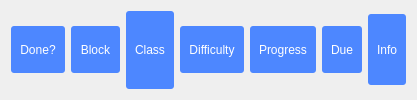
         <widget class="QFrame" name="topbar">
          <property name="styleSheet">
           <string notr="true">QGroupBox{
	border-radius:3px;
	background:rgb(77, 135, 255);
}
QLabel{
	color:rgb(255, 255, 255);
	background:rgb(77, 135, 255);
}</string>
          </property>
          <layout class="QHBoxLayout" name="horizontalLayout_46">
           <item>
            <widget class="QGroupBox" name="donetodo">
             <property name="maximumSize">
              <size>
               <width>69</width>
               <height>47</height>
              </size>
             </property>
             <property name="title">
              <string/>
             </property>
             <layout class="QHBoxLayout" name="horizontalLayout_44">
              <item>
               <widget class="QLabel" name="donenametodo">
                <property name="text">
                 <string>Done?</string>
                </property>
                <property name="alignment">
                 <set>Qt::AlignCenter</set>
                </property>
               </widget>
              </item>
             </layout>
            </widget>
           </item>
           <item>
            <widget class="QGroupBox" name="blocktodo">
             <property name="maximumSize">
              <size>
               <width>64</width>
               <height>47</height>
              </size>
             </property>
             <property name="title">
              <string/>
             </property>
             <layout class="QHBoxLayout" name="horizontalLayout_41">
              <item>
               <widget class="QLabel" name="blocknametodo">
                <property name="text">
                 <string>Block</string>
                </property>
                <property name="alignment">
                 <set>Qt::AlignCenter</set>
                </property>
               </widget>
              </item>
             </layout>
            </widget>
           </item>
           <item>
            <widget class="QGroupBox" name="classinsidetodo">
             <property name="title">
              <string/>
             </property>
             <layout class="QHBoxLayout" name="horizontalLayout_40">
              <item>
               <widget class="QLabel" name="classnametodo">
                <property name="text">
                 <string>Class</string>
                </property>
                <property name="alignment">
                 <set>Qt::AlignCenter</set>
                </property>
               </widget>
              </item>
             </layout>
            </widget>
           </item>
           <item>
            <widget class="QGroupBox" name="difftodo">
             <property name="maximumSize">
              <size>
               <width>86</width>
               <height>47</height>
              </size>
             </property>
             <property name="title">
              <string/>
             </property>
             <layout class="QHBoxLayout" name="horizontalLayout_43">
              <item>
               <widget class="QLabel" name="diffratingtodo">
                <property name="text">
                 <string>Difficulty</string>
                </property>
                <property name="alignment">
                 <set>Qt::AlignCenter</set>
                </property>
               </widget>
              </item>
             </layout>
            </widget>
           </item>
           <item>
            <widget class="QGroupBox" name="progresstodo">
             <property name="maximumSize">
              <size>
               <width>85</width>
               <height>47</height>
              </size>
             </property>
             <property name="title">
              <string/>
             </property>
             <layout class="QHBoxLayout" name="horizontalLayout_8">
              <item>
               <widget class="QLabel" name="progressbartodo">
                <property name="text">
                 <string>Progress</string>
                </property>
                <property name="alignment">
                 <set>Qt::AlignCenter</set>
                </property>
               </widget>
              </item>
             </layout>
            </widget>
           </item>
           <item>
            <widget class="QGroupBox" name="dueintodo">
             <property name="maximumSize">
              <size>
               <width>55</width>
               <height>47</height>
              </size>
             </property>
             <property name="title">
              <string/>
             </property>
             <layout class="QHBoxLayout" name="horizontalLayout_42">
              <item>
               <widget class="QLabel" name="dueinnametodo">
                <property name="layoutDirection">
                 <enum>Qt::LeftToRight</enum>
                </property>
                <property name="text">
                 <string>Due</string>
                </property>
                <property name="alignment">
                 <set>Qt::AlignCenter</set>
                </property>
               </widget>
              </item>
             </layout>
            </widget>
           </item>
           <item>
            <widget class="QGroupBox" name="infotodo">
             <property name="maximumSize">
              <size>
               <width>70</width>
               <height>71</height>
              </size>
             </property>
             <property name="title">
              <string/>
             </property>
             <layout class="QHBoxLayout" name="horizontalLayout_45">
              <item>
               <widget class="QLabel" name="infonametodo">
                <property name="text">
                 <string>Info</string>
                </property>
                <property name="alignment">
                 <set>Qt::AlignCenter</set>
                </property>
               </widget>
              </item>
             </layout>
            </widget>
           </item>
          </layout>
         </widget>
